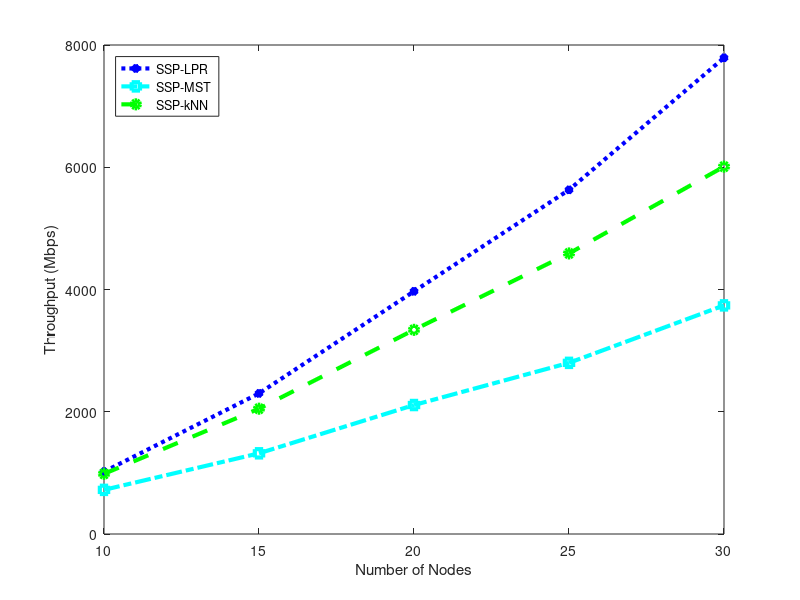

Write MATLAB code to recreate this figure. (Note: this script raises an error after producing the figure.)
figure(2);
X = [ 10, 15, 20, 25, 30 ];
SSPLPR = [ 1.02e+09, 2.30e+09, 3.97e+09, 5.63e+09, 7.79e+09 ];
SSPMST = [ 7.22e+08, 1.32e+09, 2.11e+09  2.80e+09, 3.74e+09 ];
SSPkNN = [ 9.84e+08, 2.05e+09, 3.34e+09, 4.59e+09, 6.01e+09 ];
SSPLPR = SSPLPR / 1000000;
SSPMST = SSPMST / 1000000;
SSPkNN = SSPkNN / 1000000;
plot(X,SSPLPR,':*b','LineWidth',3);
hold on;
plot(X,SSPMST,'-.sc','LineWidth',3);
plot(X,SSPkNN,'--og ','LineWidth',3);
xlabel('Number of Nodes');
ylabel('Throughput (Mbps)');
legend('SSP-LPR','SSP-MST','SSP-kNN', "Location", "NorthWest");
hold off;
fixAxes;
print(2, "scenario2.eps", "-deps");
print(2, "scenario2.pdf", "-dpdf");
